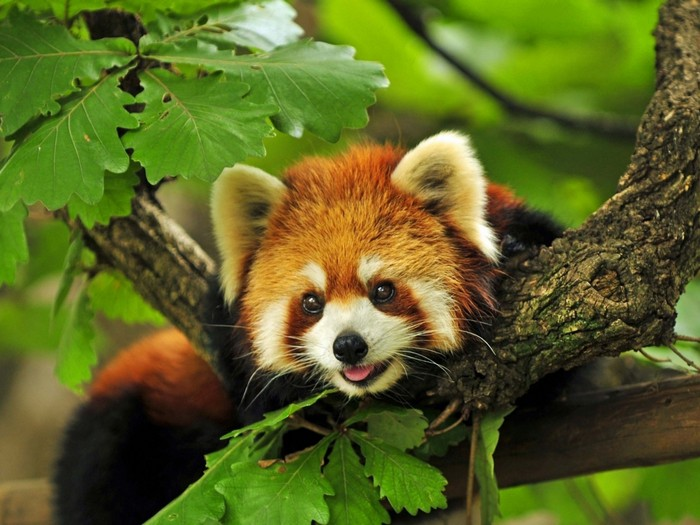
#> input picture ML_HW_3/panda.jpg, 700 x 525 px
$ jupyter execute homework-practice-03_part_1-svd_Shishuk.ipynb
#> lines starting #> are read from the running program, lines starting #| are printed output that depends on the picture
# Сжатие картинок с помощью SVD разложения
В этом задании нужно сделать сжатие изображения, сжатие с потерями. Для этого мы используем SVD разложение.

Примерный порядок действий:
1) Найти любую картинку,
2) Прочитать её с помощью библиотеки PIL
3) Преобразовать в numpy массив
4) Применить SVD к матрице - обязательно прочитайте справку по этой функции `np.linalg.svd`

**Примечание**: Цветная картинка представляет собой трёхканальное изображение RBG, поэтому напрямую SVD разложение применить не получится. Либо вы преобразуете изображение в одноканальное (градации серого), усредняя все три канала. Либо делаете SVD для всех трёх каналов в отдельности.

5) Далее оставляете небольшое количество сингулярных значений - 1, 2, 10, 30, 100. И выводите результат в виде получившейся картинки - чем больше сингулярных чисел, тем ближе приближённая матрица к исходной.

6) Сравните количество байт, необходимых для хранения исходной картинки и сжатой версии.

Ниже представлены основные функции и библиотеки, которые вам понадобятся.

Задание оформляете в виде блокнота jupyter. Особо понравившиеся картинки можно сохранить отдельно на диск, но мне удобнее чтобы они присутствовали в самом jupyter блокноте.

[cell 1]
from PIL import Image
import os
import numpy as np
from matplotlib import pyplot as plt

img = Image.open('panda.jpg').convert('L')
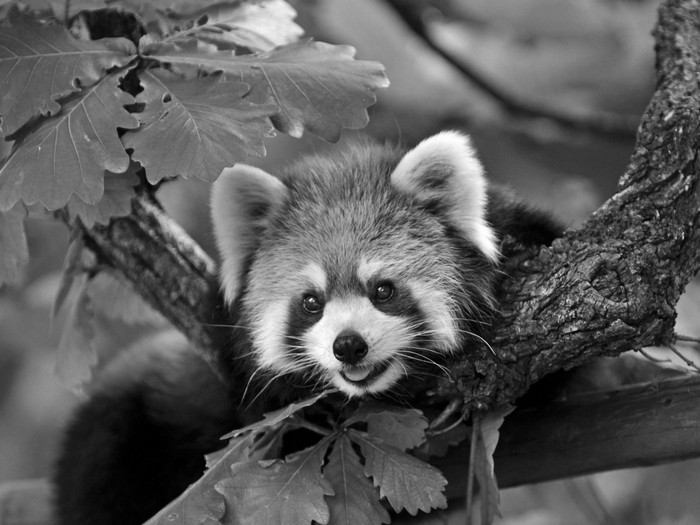
#> img: PIL image 700x525 L; min 0, max 255, mean 89.8
img.save('panda_grey.png')
w, h = img.size
#> w = 700; h = 525
img = img.resize((w//4, h//4)) # можно не делать .resize(())
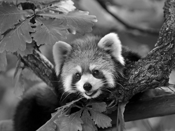
#> img: PIL image 175x131 L; min 0, max 255, mean 89.8
x = np.array(img, dtype=np.float32) # преобразование из PIL в numpy array

U, S, V = np.linalg.svd(x, full_matrices=False) # разложение SVD
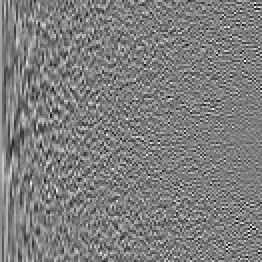
#> U: shape (131, 131) float32 (shown 2 times larger); min -0.346, max 0.354, mean 0.000806; drawn with min black and max white
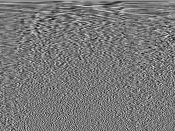
#> V: shape (131, 175) float32; min -0.307, max 0.344, mean 0.000689; drawn with min black and max white
#> S = 131 values, max 14310.9 at index 0, min 10.52 at index 130, mean 381.4
n = [1,2,10,30,100]
Sn = np.zeros((len(n),len(S)))
for i in range(0,len(n)):
    Sn[i] = S.copy()
    for j in range(n[i],len(S)):
        Sn[i][j] = 0
#Задаём массивы разложения
svd1 = np.dot(U*Sn[0],V)
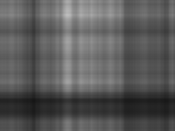
#> svd1: shape (131, 175) float64; min 22.72, max 189.2, mean 89.8
svd2 = np.dot(U*Sn[1],V)
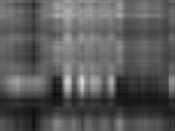
#> svd2: shape (131, 175) float64; min 10.8, max 223.1, mean 89.8
svd3 = np.dot(U*Sn[2],V)
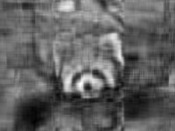
#> svd3: shape (131, 175) float64; min -21.29, max 268.8, mean 89.8; drawn with min black and max white
svd4 = np.dot(U*Sn[3],V)
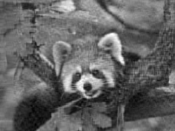
#> svd4: shape (131, 175) float64; min -23.85, max 268, mean 89.8; drawn with min black and max white
svd5 = np.dot(U*Sn[4],V)
#Переводим массивы в изображение и сохраняем
data1 = Image.fromarray(svd1)
data1 = data1.convert("RGB")
#> data1: PIL image 175x131 RGB
data1.save('data1.png')
data2 = Image.fromarray(svd2)
data2 = data2.convert("RGB")
#> data2: PIL image 175x131 RGB
data2.save('data2.png')
data3 = Image.fromarray(svd3)
data3 = data3.convert("RGB")
#> data3: PIL image 175x131 RGB
data3.save('data3.png')
data4 = Image.fromarray(svd4)
data4 = data4.convert("RGB")
#> data4: PIL image 175x131 RGB
data4.save('data4.png')
data5 = Image.fromarray(svd5)
data5 = data5.convert("RGB")
#> data5: PIL image 175x131 RGB
data5.save('data5.png')
#Выводим кол-во байт для картинки: получили что вес разложения примерно в 20 раз меньше
print(os.path.getsize('data1.png') ,
os.path.getsize('data2.png') ,
 os.path.getsize('data3.png') ,
 os.path.getsize('data4.png') ,
 os.path.getsize('data5.png') ,
 os.path.getsize('panda_grey.png'))
figure, axis = plt.subplots(1, 5)
axis[0].imshow(data1)
axis[0].set_label("$singular points = 1$")
axis[1].imshow(data2)
axis[1].set_label("$singular points = 10$")
axis[2].imshow(data3)
axis[2].set_label("$singular points = 20$")
axis[3].imshow(data4)
axis[3].set_label("$singular points = 30$")
axis[4].imshow(data5)
axis[4].set_label("$singular points = 100$")
plt.show()
